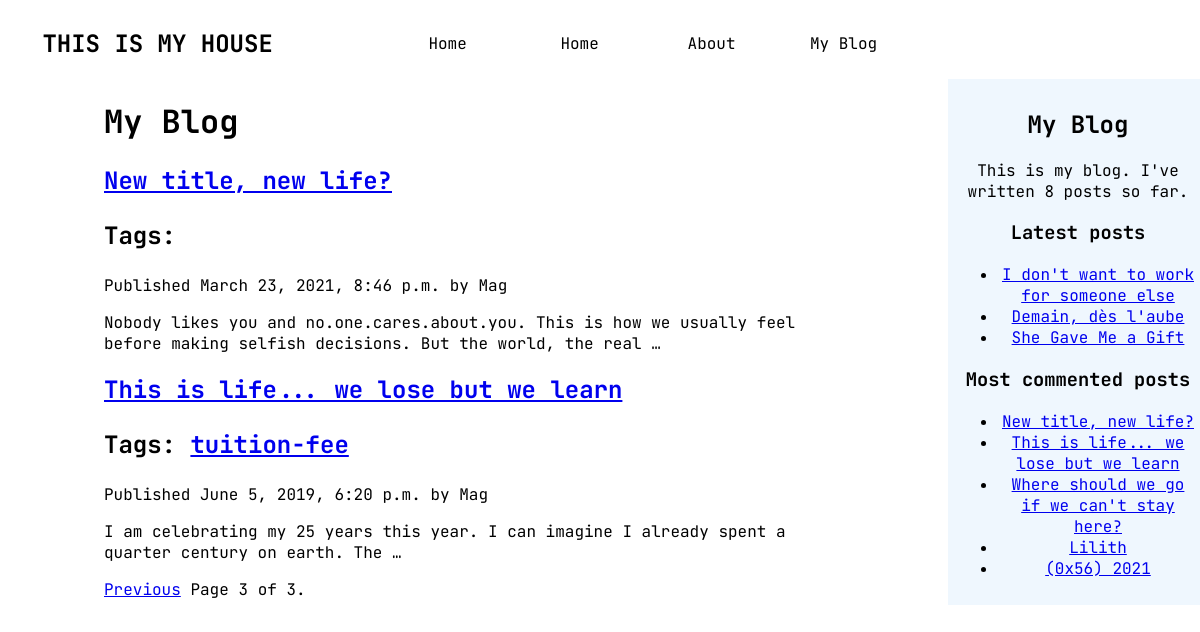
Page /blog/?page=3 on the committed database.
### blog/models.py (models this page shows, shortened)
class Post(models.Model):
    STATUS_CHOICES = (
    ('draft', 'Draft'),
    ('published', 'Published'),
    )
    title = models.CharField(max_length=250)
    slug = models.SlugField(max_length=250,
        unique_for_date='publish')
    author = models.ForeignKey(User,
        on_delete=models.CASCADE,
        related_name='blog_posts')
    body = models.TextField()
    publish = models.DateTimeField(default=timezone.now)
    created = models.DateTimeField(auto_now_add=True)
    updated = models.DateTimeField(auto_now=True)
    status = models.CharField(max_length=10,
        choices=STATUS_CHOICES,
        default='draft')
    class Meta:
        ordering = ('-publish',)
    objects = models.Manager()
    published = PublishedManager()
    def get_absolute_url(self):
        return reverse('blog:post_detail',
                        args=[self.publish.year,
                                self.publish.month,
                                self.publish.day, self.slug])
    tags = TaggableManager()

### blog/views.py (the view)
# urls.py: path('', views.post_list, name='post_list'),
def post_list(request, tag_slug=None):
    object_list = Post.published.all()
    tag = None
    if tag_slug:
        tag = get_object_or_404(Tag, slug=tag_slug)
        object_list = object_list.filter(tags__in=[tag])
    paginator = Paginator(object_list, 3) # 3 posts in each page
    page = request.GET.get('page')
    try:
        posts = paginator.page(page)
    except PageNotAnInteger:
        posts = paginator.page(1)
    except EmptyPage:
        posts = paginator.page(paginator.num_pages)
    return render(request, 'blog/post/list.html', {'page': page,
                                                    'posts': posts,
                                                    'tag': tag})

### blog/models.py (called while the page is built)
    def get_queryset(self):
        return super(PublishedManager,
            self).get_queryset()\
                .filter(status='published')

### blog/templatetags/blog_tags.py (called while the page is built)
@register.simple_tag
def total_posts():
    return Post.published.count()

@register.inclusion_tag('blog/post/latest_posts.html')
def show_latest_posts(count=5):
    latest_posts = Post.published.order_by('-publish')[:count]
    return {'latest_posts': latest_posts}

@register.simple_tag
def get_most_commented_posts(count=5):
    return Post.published.annotate(
                total_comments = Count('comments')
           ).order_by('-total_comments')[:count]

### blog/templates/blog/post/list.html (shortened to what this page needs)
{% extends "blog/base.html" %}
{% block content %}
    <h1><b>My Blog</b></h1>
    {% for post in posts %}
        <h2>
            <a href="{{ post.get_absolute_url }}">
                {{ post.title }}
            </a>
            <p class="tags">
                Tags:
                {% for tag in post.tags.all %}
                <a href="{% url "blog:post_list_by_tag" tag.slug %}">
                {{ tag.name }}
                </a>
                {% endfor %}
            </p>
        </h2>
        <p class="date">
            Published {{ post.publish }} by {{ post.author }}
        </p>
        {{ post.body|truncatewords:20|linebreaks }}
    {% endfor %}
    {% include "pagination.html" with page=posts %}
{% endblock %}

### blog/templates/blog/base.html (shortened to what this page needs)
{% load static %}
{% load blog_tags %}
<!DOCTYPE html>
<html style="font-family:'JetBrains Mono', monospace">
<head>
    <link href="{% static 'blog/css/Home.css' %}" rel="stylesheet">
</head>
<body>
    <header >
        <nav class="navMenu">
            <div class="secondary-navigation"><h1> THIS IS MY HOUSE </h1></div>
            <ul id="primary-navigation" class="primary-navigation">
                <li class="active">
                    <a href="#">
                         Home
                    </a>
                </li>
                <li class="active">
                    <a href="#">
                         Home
                    </a>
                </li>
                <li class="active">
                    <a href="#">
                         About
                    </a>
                </li>
                <li class="active">
                    <a href="#">
                         My Blog
                    </a>
                </li>
            </ul>
        </nav>
    </header>
    <div class="container">
    {% block content %}
    {% endblock %}
    </div>
    <div id="sidebar">
        <h2 class="side-text">My Blog</h2>
        <p class="side-text">This is my blog. I've written {%total_posts%} posts so far.</p>
        <h3>Latest posts</h3>
        {% show_latest_posts 3 %}
        <h3>Most commented posts</h3>
        {% get_most_commented_posts as most_commented_posts %}
        <ul>
        {% for post in most_commented_posts %}
        <li>
        <a href="{{ post.get_absolute_url }}">{{ post.title }}</a>
        </li>
        {% endfor %}
        </ul>
    </div>
</body>
</html>

### blog/templates/blog/post/latest_posts.html
<ul>
    {% for post in latest_posts %}
    <li>
    <a href="{{ post.get_absolute_url }}">{{ post.title }}</a>
    </li>
    {% endfor %}
    </ul>

### blog/static/blog/css/Home.css (style rules this page uses)
body { width: 100%; }
header { width: 78%; }
.navMenu { align-content: center; display: flex ; width: auto; overflow: auto; }
.primary-navigation { list-style: none; display: flex; width: auto; justify-content: flex-end; align-content: flex-end; margin: auto; list-style: none; align-items:flex-start }
.secondary-navigation { font-weight: 100; width: auto; margin: auto; display: flex; align-content: flex-start; }
.active { display: flex; float: left; }
nav a { width: 100px; display: block; padding: 1rem; text-decoration: none; color: black; text-align: center; }
#sidebar { float:right; text-align: center; width:20%; padding:10px; background: rgba(195, 223, 252, 0.267); height:100%; }
.container { float: left; margin-left: 6rem; width: 60%; }

### rows in the picture
Post: title "New title, new life?", publish "March 23, 2021, 8:46 p.m.", author "Mag", body "Nobody likes you and no.one.cares.about.you. This is how we usually feel before making selfish decisions. But the world, the real …"
Post: title "This is life... we lose but we learn", publish "June 5, 2019, 6:20 p.m.", author "Mag", body "I am celebrating my 25 years this year. I can imagine I already spent a quarter century on earth. The …"
Tag: name "tuition-fee"
Post: title "I don't want to work for someone else"
Post: title "Demain, dès l'aube"
Post: title "She Gave Me a Gift"
Post: title "Where should we go if we can't stay here?"
Post: title "Lilith"
Post: title "(0x56) 2021"

### other values in the picture
{{ page.number }} "3"
{{ page.paginator.num_pages }} "3"
